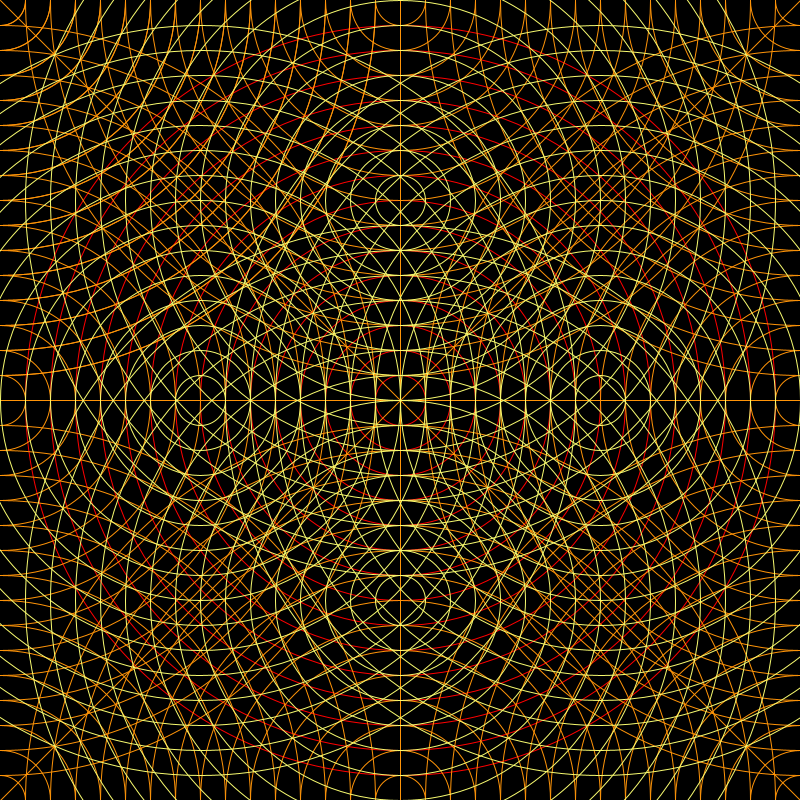
Frame 1 (no input)
Frame 2 (the mouse pressed at the canvas centre, redrawn once): identical to frame 1, image omitted

The Processing sketch that drew this single still picture (run headless with seeded random() and noise(); the mouse was pressed at the canvas centre and the sketch redrawn once):

// Processing sketch: processing_134769
// ── processing_134769.pde

void setup()
{
  size(800,800);
  noLoop();
}

void draw()
{
  background(0);
  noFill();




   stroke(255,0,0);
 for(int i=0; i<800; i+=50)  //center cirlces
 {
  ellipse(400,400,i,i);
 }
 
 
 
  stroke(255,148,8);

 for(int i=0; i<800; i+=50)  //half edge cirlces
 {

  ellipse(0,0,i,i);
  ellipse(0,400,i,i);
  ellipse(400,0,i,i);
 
  ellipse(800,800,i,i);
  ellipse(0,0,i,i);
  ellipse(0,800,i,i);
  ellipse(800,0,i,i);
 
  ellipse(400,800,i,i);
  ellipse(800,400,i,i);
  }
 
 
  line(0,0,800,800); // lines
  line(800,0,0,800);
  line(400,0,400,800);
  line(0,400,800,400);


stroke(247,250,111);
 for(int i=0; i<800; i+=50)  //middle side circles
 {

ellipse(200,400,i,i);

ellipse(600,400,i,i);

ellipse(400,200,i,i);

ellipse(400,600,i,i);

 }


}
